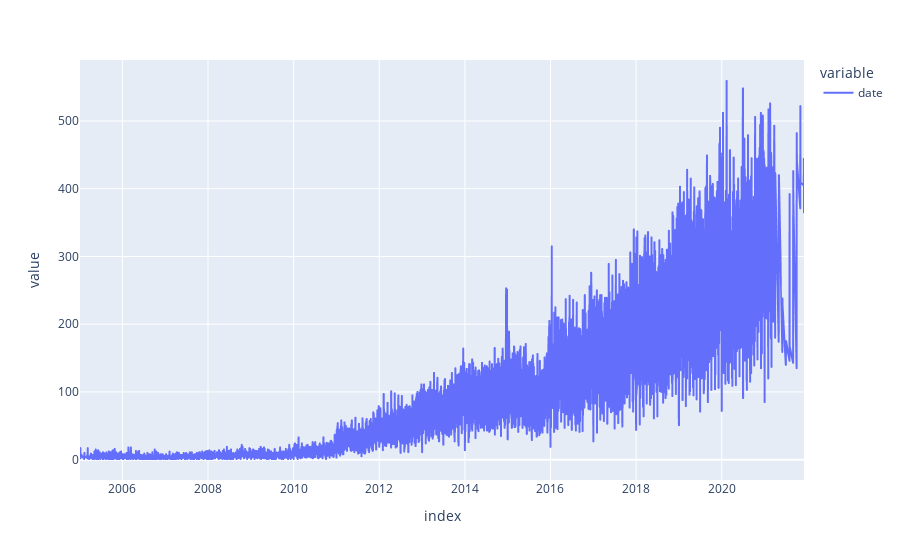

Notebook source saved alongside this figure:
### Code cell
# find info of growth in number of comments
fig = px.line(banki_csv['date'].value_counts().sort_index())
fig.show();

### Figure 1 — Plotly figure (JSON) as saved in the notebook; plotly's stock layout.template omitted (floating-point values rounded to 4 significant figures; data arrays with more than 128 entries replaced by an {"elided": "..."} marker saying what was removed)
{"data": [{"hovertemplate": "variable=date<br>index=%{x}<br>value=%{y}<extra></extra>", "legendgroup": "date", "line": {"color": "#636efa", "dash": "solid"}, "mode": "lines", "name": "date", "showlegend": true, "type": "scattergl", "x": {"elided": "5775 str values"}, "xaxis": "x", "y": {"elided": "5775 int values"}, "yaxis": "y"}], "layout": {"autosize": true, "legend": {"title": {"text": "variable"}, "tracegroupgap": 0}, "margin": {"t": 60}, "xaxis": {"anchor": "y", "autorange": true, "domain": [0, 1], "range": ["2005-01-04", "2021-12-03"], "title": {"text": "index"}, "type": "date"}, "yaxis": {"anchor": "x", "autorange": true, "domain": [0, 1], "range": [-30, 590], "title": {"text": "value"}, "type": "linear"}}}
